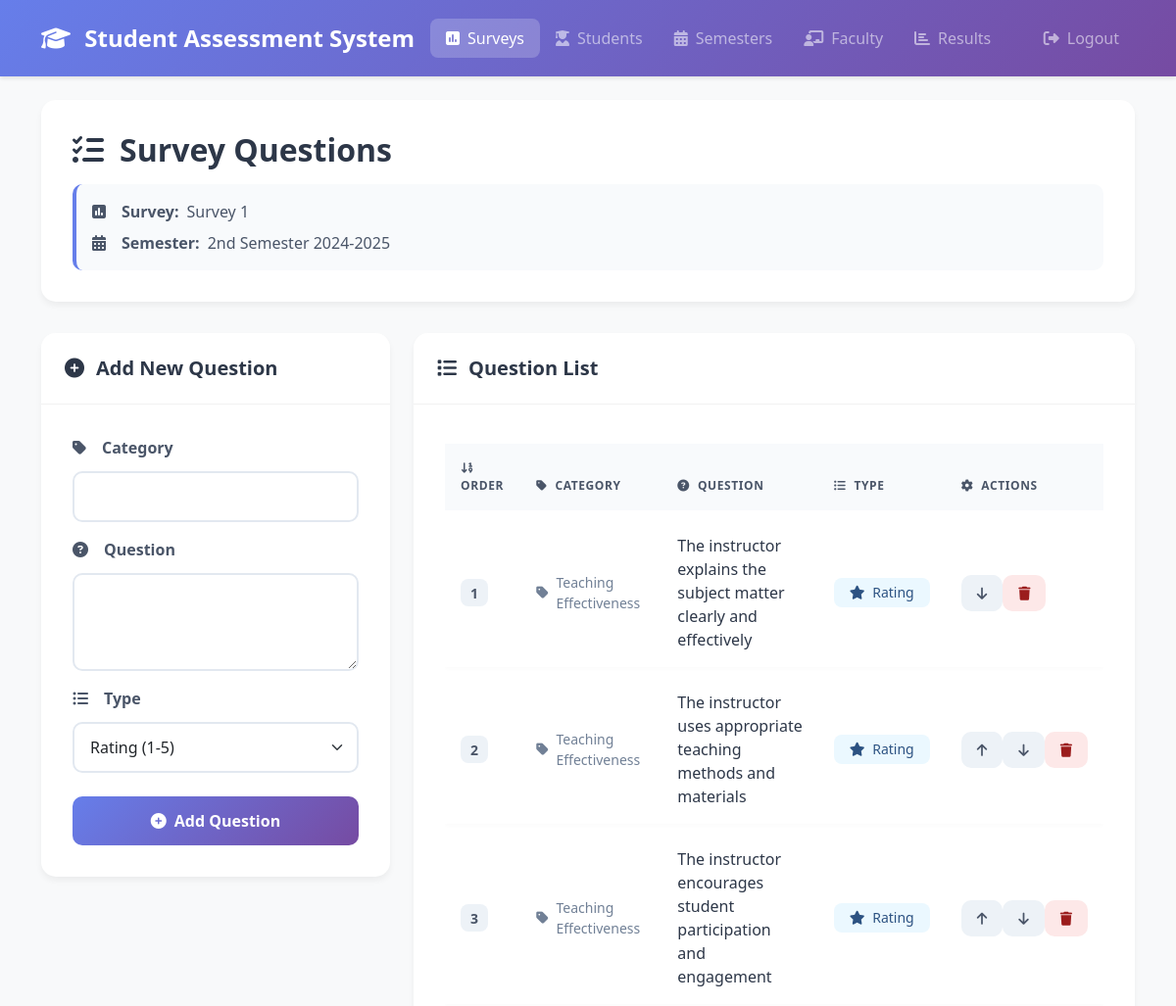
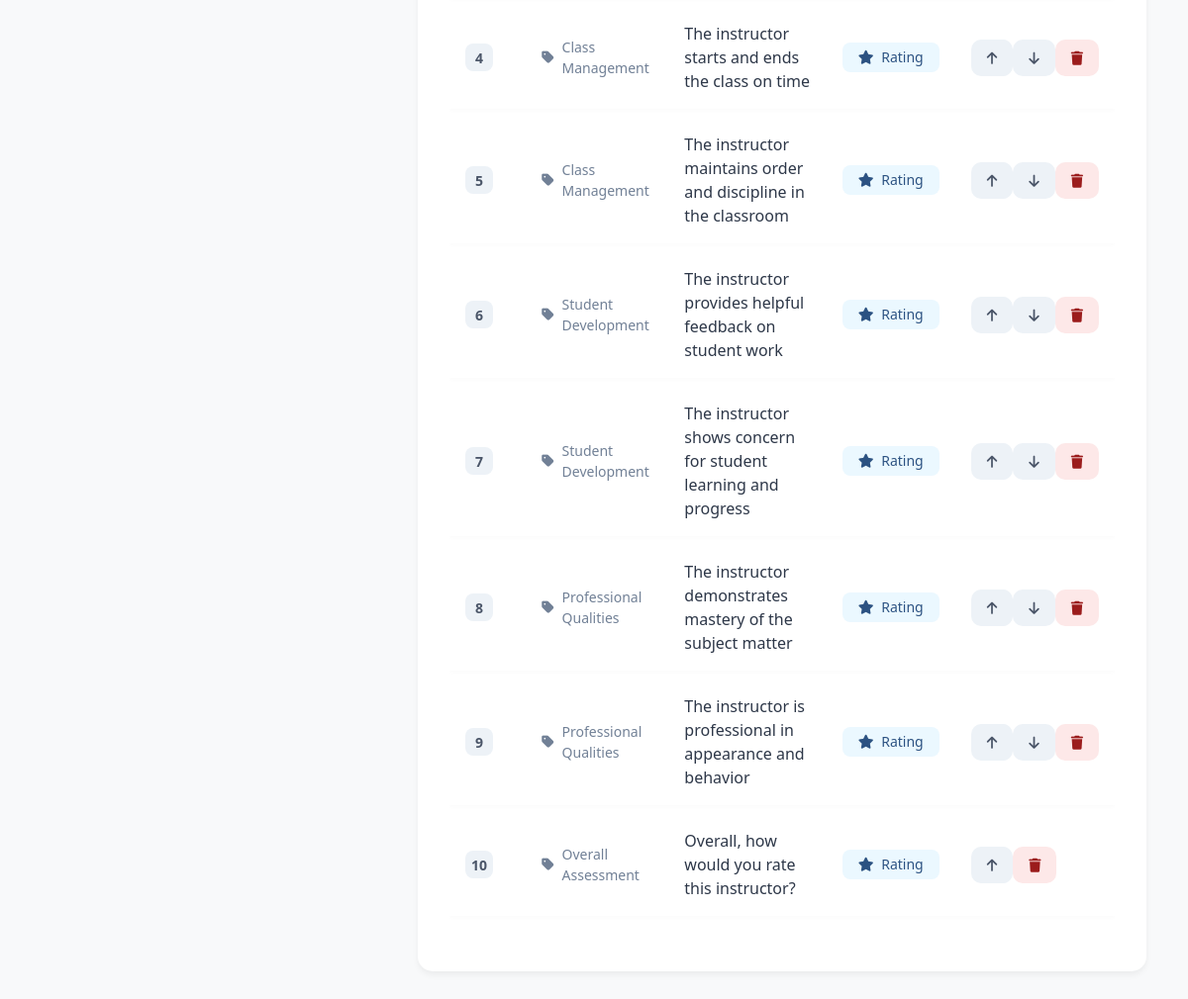
/admin/survey_questions.php?id=13 (signed in), run on the app's committed database (2 pictures, top to bottom).
### tables this page shows
CREATE TABLE `surveys` (
  `id` int(11) NOT NULL,
  `title` varchar(255) NOT NULL,
  `description` text DEFAULT NULL,
  `semester_id` int(11) DEFAULT NULL,
  `start_date` date NOT NULL,
  `end_date` date NOT NULL,
  `status` enum('draft','active','closed') DEFAULT 'draft',
  `created_at` timestamp NOT NULL DEFAULT current_timestamp()
);

CREATE TABLE `semesters` (
  `id` int(11) NOT NULL,
  `name` varchar(50) NOT NULL,
  `start_date` date NOT NULL,
  `end_date` date NOT NULL,
  `is_active` tinyint(1) DEFAULT 0,
  `created_at` timestamp NOT NULL DEFAULT current_timestamp()
);

CREATE TABLE `questions` (
  `id` int(11) NOT NULL,
  `survey_id` int(11) DEFAULT NULL,
  `question_text` text NOT NULL,
  `question_type` enum('rating','text') DEFAULT 'rating',
  `category` varchar(100) NOT NULL,
  `order_num` int(11) NOT NULL
);

### config/database.php (called while the page is built, shortened)
<?php
function sanitize($conn, $input) {
    return $conn->real_escape_string($input);
}
function clean($data) {
    return htmlspecialchars($data, ENT_QUOTES, 'UTF-8');
}
?>

### admin/survey_questions.php (the view, shortened to what this page needs)
<?php
require_once '../config/database.php';
$survey_id = sanitize($conn, $_GET['id']);
$stmt = $conn->prepare("SELECT s.*, sem.name as semester_name
                       FROM surveys s
                       LEFT JOIN semesters sem ON s.semester_id = sem.id
                       WHERE s.id = ?");
$stmt->bind_param("i", $survey_id);
$stmt->execute();
$survey = $stmt->get_result()->fetch_assoc();
$stmt = $conn->prepare("SELECT * FROM questions WHERE survey_id = ? ORDER BY order_num");
$stmt->bind_param("i", $survey_id);
$stmt->execute();
$questions = $stmt->get_result()->fetch_all(MYSQLI_ASSOC);
?>
<!DOCTYPE html>
<html lang="en">
<head>
    <link href="https://cdn.jsdelivr.net/npm/bootstrap@5.3.2/dist/css/bootstrap.min.css" rel="stylesheet">
    <link href="https://cdnjs.cloudflare.com/ajax/libs/font-awesome/6.4.2/css/all.min.css" rel="stylesheet">
</head>
<body>
    <nav class="navbar navbar-expand-lg navbar-dark">
        <div class="container">
            <a class="navbar-brand" href="../index.php">
                <i class="fas fa-graduation-cap me-2"></i>
                Student Assessment System
            </a>
            <div class="collapse navbar-collapse" id="navbarNav">
                <ul class="navbar-nav">
                    <li class="nav-item">
                        <a class="nav-link active" href="surveys.php">
                            <i class="fas fa-poll me-2"></i>Surveys
                        </a>
                    </li>
                    <li class="nav-item">
                        <a class="nav-link" href="students.php">
                            <i class="fas fa-user-graduate me-2"></i>Students
                        </a>
                    </li>
                    <li class="nav-item">
                        <a class="nav-link" href="semesters.php">
                            <i class="fas fa-calendar-alt me-2"></i>Semesters
                        </a>
                    </li>
                    <li class="nav-item">
                        <a class="nav-link" href="faculty.php">
                            <i class="fas fa-chalkboard-teacher me-2"></i>Faculty
                        </a>
                    </li>
                    <li class="nav-item">
                        <a class="nav-link" href="results.php">
                            <i class="fas fa-chart-bar me-2"></i>Results
                        </a>
                    </li>
                </ul>
                <ul class="navbar-nav ms-auto">
                    <li class="nav-item">
                        <a class="nav-link" href="../logout.php">
                            <i class="fas fa-sign-out-alt me-2"></i>Logout
                        </a>
                    </li>
                </ul>
            </div>
        </div>
    </nav>
    <div class="container py-4">
        <div class="page-header">
            <h2 class="page-title">
                <i class="fas fa-list-check"></i>
                Survey Questions
            </h2>
            <div class="survey-info">
                <p>
                    <i class="fas fa-poll me-2"></i>
                    <strong>Survey:</strong> <?php echo clean($survey['title']); ?>
                </p>
                <p class="mt-2">
                    <i class="fas fa-calendar-alt me-2"></i>
                    <strong>Semester:</strong> <?php echo clean($survey['semester_name']); ?>
                </p>
            </div>
        </div>
        <div class="row">
            <div class="col-md-4">
                <div class="card">
                    <div class="card-header">
                        <h5 class="card-title">
                            <i class="fas fa-plus-circle"></i>
                            Add New Question
                        </h5>
                    </div>
                    <div class="card-body">
                        <form method="POST" action="">
                            <div class="mb-3">
                                <label for="category" class="form-label">
                                    <i class="fas fa-tag me-2"></i>Category
                                </label>
                                <input type="text" class="form-control" id="category" name="category" required>
                            </div>
                            <div class="mb-3">
                                <label for="question_text" class="form-label">
                                    <i class="fas fa-question-circle me-2"></i>Question
                                </label>
                                <textarea class="form-control" id="question_text" name="question_text" rows="3" required></textarea>
                            </div>
                            <div class="mb-4">
                                <label for="question_type" class="form-label">
                                    <i class="fas fa-list-ul me-2"></i>Type
                                </label>
                                <select class="form-select" id="question_type" name="question_type" required>
                                    <option value="rating">Rating (1-5)</option>
                                </select>
                            </div>
                            <button type="submit" class="btn btn-primary w-100">
                                <i class="fas fa-plus-circle me-2"></i>Add Question
                            </button>
                        </form>
                    </div>
                </div>
            </div>
            <div class="col-md-8">
                <div class="card">
                    <div class="card-header">
                        <h5 class="card-title">
                            <i class="fas fa-list"></i>
                            Question List
                        </h5>
                    </div>
                    <div class="card-body">
                        <?php if (empty($questions)): ?>
                            <div class="text-center py-4">
                                <i class="fas fa-clipboard-list fa-3x text-muted mb-3"></i>
                                <p class="text-muted">No questions added yet.</p>
                            </div>
                        <?php else: ?>
                            <div class="table-responsive">
                                <table class="table">
                                    <thead>
                                        <tr>
                                            <th>
                                                <i class="fas fa-sort-numeric-down me-2"></i>Order
                                            </th>
                                            <th>
                                                <i class="fas fa-tag me-2"></i>Category
                                            </th>
                                            <th>
                                                <i class="fas fa-question-circle me-2"></i>Question
                                            </th>
                                            <th>
                                                <i class="fas fa-list-ul me-2"></i>Type
                                            </th>
                                            <th>
                                                <i class="fas fa-cog me-2"></i>Actions
                                            </th>
                                        </tr>
                                    </thead>
                                    <tbody>
                                        <?php foreach ($questions as $index => $question): ?>
                                            <tr>
                                                <td>
                                                    <div class="order-number">
                                                        <?php echo $question['order_num']; ?>
                                                    </div>
                                                </td>
                                                <td>
                                                    <div class="question-category">
                                                        <i class="fas fa-tag"></i>
                                                        <?php echo clean($question['category']); ?>
                                                    </div>
                                                </td>
                                                <td>
                                                    <div class="question-text">
                                                        <?php echo clean($question['question_text']); ?>
                                                    </div>
                                                </td>
                                                <td>
                                                    <span class="badge bg-info">
                                                        <i class="fas fa-<?php echo $question['question_type'] === 'rating' ? 'star' : 'comment'; ?> me-1"></i>
                                                        <?php echo ucfirst($question['question_type']); ?>
                                                    </span>
                                                </td>
                                                <td>
                                                    <div class="btn-group">
                                                        <?php if ($index > 0): ?>
                                                            <form method="POST" action="" style="display: inline;">
                                                                <button type="submit" class="btn btn-secondary" title="Move Up">
                                                                    <i class="fas fa-arrow-up"></i>
                                                                </button>
                                                            </form>
                                                        <?php endif; ?>
                                                        <?php if ($index < count($questions) - 1): ?>
                                                            <form method="POST" action="" style="display: inline;">
                                                                <button type="submit" class="btn btn-secondary" title="Move Down">
                                                                    <i class="fas fa-arrow-down"></i>
                                                                </button>
                                                            </form>
                                                        <?php endif; ?>
                                                        <form method="POST" action="" style="display: inline;" data-delete-question>
                                                            <button type="submit" class="btn btn-danger" title="Delete Question">
                                                                <i class="fas fa-trash"></i>
                                                            </button>
                                                        </form>
                                                    </div>
                                                </td>
                                            </tr>
                                        <?php endforeach; ?>
                                    </tbody>
                                </table>
                            </div>
                        <?php endif; ?>
                    </div>
                </div>
            </div>
        </div>
    </div>
</body>
</html>

### admin/survey_questions.php (style rules this page uses)
:root { --primary-gradient: linear-gradient(135deg, #667eea 0%, #764ba2 100%); --hover-gradient: linear-gradient(135deg, #764ba2 0%, #667eea 100%); }
body { background: #f8f9fa; min-height: 100vh; }
.navbar { background: var(--primary-gradient) !important; padding: 1rem; box-shadow: 0 2px 4px rgba(0,0,0,0.1); }
.navbar-brand { font-weight: 700; font-size: 1.5rem; }
.nav-link { font-weight: 500; padding: 0.5rem 1rem !important; border-radius: 8px; transition: all 0.3s ease; }
.nav-link.active { background: rgba(255,255,255,0.2); }
.page-header { background: white; border-radius: 15px; padding: 2rem; margin-bottom: 2rem; box-shadow: 0 4px 6px rgba(0,0,0,0.05); }
.page-title { color: #2d3748; font-weight: 700; margin: 0; display: flex; align-items: center; gap: 1rem; }
.survey-info { margin-top: 1rem; padding: 1rem; background: #f8fafc; border-radius: 10px; border-left: 4px solid #667eea; }
.survey-info p { margin: 0; color: #4a5568; display: flex; align-items: center; gap: 0.5rem; }
.card { border: none; border-radius: 15px; box-shadow: 0 4px 6px rgba(0,0,0,0.05); overflow: hidden; margin-bottom: 2rem; transition: all 0.3s ease; }
.card-header { background: white; border-bottom: 1px solid rgba(0,0,0,0.05); padding: 1.5rem; }
.card-title { color: #2d3748; font-weight: 700; margin: 0; display: flex; align-items: center; gap: 0.75rem; }
.card-body { padding: 2rem; }
.form-label { color: #4a5568; font-weight: 600; margin-bottom: 0.75rem; display: flex; align-items: center; gap: 0.5rem; }
.form-control, .form-select { border: 2px solid #e2e8f0; border-radius: 10px; padding: 0.75rem 1rem; font-size: 1rem; transition: all 0.3s ease; }
.btn { font-weight: 600; padding: 0.8rem 1.5rem; border-radius: 10px; transition: all 0.3s ease; }
.btn-primary { background: var(--primary-gradient); border: none; color: white; }
.btn-group .btn { padding: 0.5rem 1rem; font-size: 0.875rem; }
.btn-secondary { background: #edf2f7; border: none; color: #4a5568; }
.btn-danger { background: #fde8e8; border: none; color: #9b1c1c; }
.table { border-collapse: separate; border-spacing: 0 0.5rem; }
.table thead th { background: #f8fafc; border: none; color: #4a5568; font-weight: 600; padding: 1rem; text-transform: uppercase; font-size: 0.75rem; letter-spacing: 0.05em; }
.table tbody tr { background: white; box-shadow: 0 2px 4px rgba(0,0,0,0.02); transition: all 0.3s ease; }
.table tbody td { border: none; padding: 1rem; vertical-align: middle; }
.badge { padding: 0.5rem 1rem; border-radius: 8px; font-weight: 500; font-size: 0.875rem; }
.badge.bg-info { background: #ebf8ff !important; color: #2c5282; }
.question-text { font-weight: 500; color: #2d3748; }
.question-category { color: #718096; font-size: 0.875rem; display: flex; align-items: center; gap: 0.5rem; }
.order-number { width: 28px; height: 28px; display: flex; align-items: center; justify-content: center; background: #edf2f7; color: #4a5568; border-radius: 8px; font-size: 0.875rem; font-weight: 600; }

### data on the page
surveys: title "Survey 1", semester.name "2nd Semester 2024-2025"
questions: order_num "1", category "Teaching Effectiveness", question_text "The instructor explains the subject matter clearly and effectively", question_type "Rating"
questions: order_num "2", category "Teaching Effectiveness", question_text "The instructor uses appropriate teaching methods and materials", question_type "Rating"
questions: order_num "3", category "Teaching Effectiveness", question_text "The instructor encourages student participation and engagement", question_type "Rating"
questions: order_num "4", category "Class Management", question_text "The instructor starts and ends the class on time", question_type "Rating"
questions: order_num "5", category "Class Management", question_text "The instructor maintains order and discipline in the classroom", question_type "Rating"
questions: order_num "6", category "Student Development", question_text "The instructor provides helpful feedback on student work", question_type "Rating"
questions: order_num "7", category "Student Development", question_text "The instructor shows concern for student learning and progress", question_type "Rating"
questions: order_num "8", category "Professional Qualities", question_text "The instructor demonstrates mastery of the subject matter", question_type "Rating"
questions: order_num "9", category "Professional Qualities", question_text "The instructor is professional in appearance and behavior", question_type "Rating"
questions: order_num "10", category "Overall Assessment", question_text "Overall, how would you rate this instructor?", question_type "Rating"
